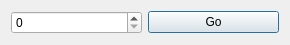
<?xml version="1.0" encoding="UTF-8"?>
<ui version="4.0">
 <class>Dialog</class>
 <widget class="QDialog" name="Dialog">
  <property name="geometry">
   <rect>
    <x>0</x>
    <y>0</y>
    <width>290</width>
    <height>41</height>
   </rect>
  </property>
  <property name="windowTitle">
   <string>Dialog</string>
  </property>
  <layout class="QHBoxLayout" name="horizontalLayout">
   <item>
    <widget class="QSpinBox" name="spinBox"/>
   </item>
   <item>
    <widget class="QPushButton" name="pushButton">
     <property name="text">
      <string>Go</string>
     </property>
    </widget>
   </item>
  </layout>
 </widget>
 <layoutdefault spacing="6" margin="11"/>
 <resources/>
 <connections/>
</ui>
